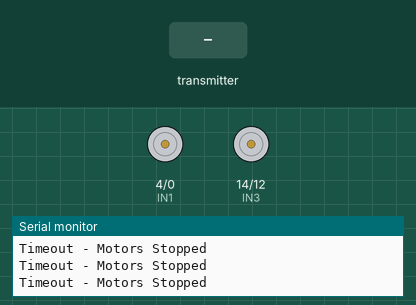
Simulated run of this sketch. Board: ESP8266 (NodeMCU). On the bench: motor-driver pin pairs drawn as motors (green arrow = first pin HIGH = forward, orange = second pin HIGH = backward, longer = more drive), the last lines printed to the serial monitor. The test bench sets the inputs (shaded band).

Above: at 1.2 s.
1.3 s: the transmitter starts sending xAxis = 0
At 1.7 s:
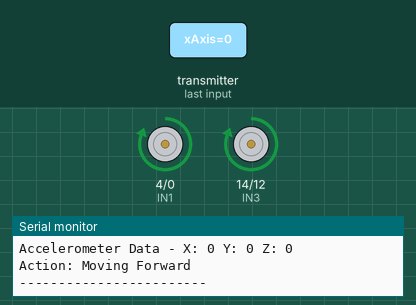
2.8 s: the transmitter starts sending yAxis = 128
At 3.9 s:
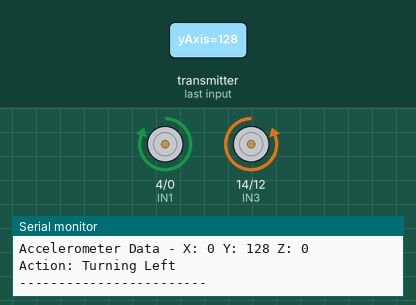
4.3 s: the transmitter starts sending xAxis = 255
At 5.0 s:
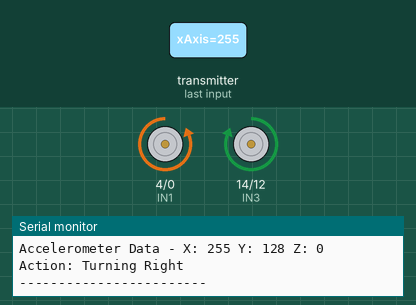
5.8 s: the transmitter starts sending yAxis = 255
At 6.1 s:
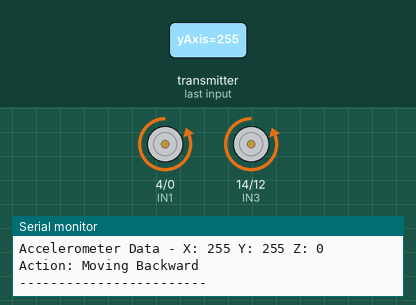
7.3 s: the transmitter starts sending yAxis = 0
At 8.5 s:
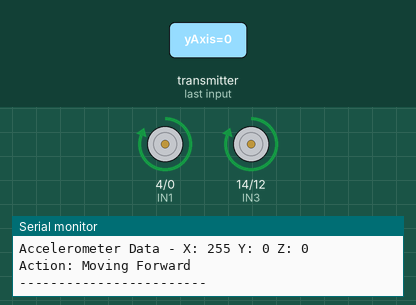
Timing chart, 0 to 9.8 s (numbered marks = the images above; inputs shaded):
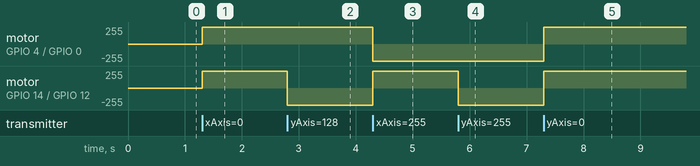

Measured:
- after the input at 1.3 s, motor on GPIO 4 (IN1) / GPIO 0 (IN2), motor on GPIO 14 (IN3) / GPIO 12 (IN4): stopped → forward 255/255 at once
- after the input at 2.8 s, motor on GPIO 14 (IN3) / GPIO 12 (IN4): forward 255/255 → backward 255/255 at once
- after the input at 4.3 s, motor on GPIO 4 (IN1) / GPIO 0 (IN2): forward 255/255 → backward 255/255 at once; motor on GPIO 14 (IN3) / GPIO 12 (IN4): backward 255/255 → forward 255/255 at once
- after the input at 5.8 s, motor on GPIO 14 (IN3) / GPIO 12 (IN4): forward 255/255 → backward 255/255 at once
- after the input at 7.3 s, motor on GPIO 4 (IN1) / GPIO 0 (IN2), motor on GPIO 14 (IN3) / GPIO 12 (IN4): backward 255/255 → forward 255/255 at once

The sketch:

NodeMCU_Receiver.ino
```cpp
#include <ESP8266WiFi.h>
#include <espnow.h>

// Right motor pins
const int IN1 = 4;    // D2 - GPIO4
const int IN2 = 0;    // D3 - GPIO0
// Left motor pins
const int IN3 = 14;   // D5 - GPIO14
const int IN4 = 12;   // D6 - GPIO12

unsigned long lastRecvTime = 0;
const int TIMEOUT = 1000;  // 1 second timeout

struct PacketData {
  byte xAxis;
  byte yAxis;
  byte zAxis;
};
PacketData data;

void OnDataRecv(uint8_t *mac_addr, uint8_t *incomingData, uint8_t len) {
  if (len == 0) return;

  memcpy(&data, incomingData, sizeof(data));
  lastRecvTime = millis();

  // Print raw accelerometer values
  Serial.print("Accelerometer Data - X: ");
  Serial.print(data.xAxis);
  Serial.print(" Y: ");
  Serial.print(data.yAxis);
  Serial.print(" Z: ");
  Serial.println(data.zAxis);

  // Forward
  if (data.yAxis < 75) {
    digitalWrite(IN1, HIGH);
    digitalWrite(IN2, LOW);
    digitalWrite(IN3, HIGH);
    digitalWrite(IN4, LOW);
    Serial.println("Action: Moving Forward");
  }
  // Backward
  else if (data.yAxis > 175) {
    digitalWrite(IN1, LOW);
    digitalWrite(IN2, HIGH);
    digitalWrite(IN3, LOW);
    digitalWrite(IN4, HIGH);
    Serial.println("Action: Moving Backward");
  }
  // Right
  else if (data.xAxis > 175) {
    digitalWrite(IN1, LOW);
    digitalWrite(IN2, HIGH);
    digitalWrite(IN3, HIGH);
    digitalWrite(IN4, LOW);
    Serial.println("Action: Turning Right");
  }
  // Left
  else if (data.xAxis < 75) {
    digitalWrite(IN1, HIGH);
    digitalWrite(IN2, LOW);
    digitalWrite(IN3, LOW);
    digitalWrite(IN4, HIGH);
    Serial.println("Action: Turning Left");
  }
  // Stop
  else {
    digitalWrite(IN1, LOW);
    digitalWrite(IN2, LOW);
    digitalWrite(IN3, LOW);
    digitalWrite(IN4, LOW);
    Serial.println("Action: Stopped");
  }
  Serial.println("------------------------");
}

void setup() {
  Serial.begin(115200);

  // Set motor pins as outputs
  pinMode(IN1, OUTPUT);
  pinMode(IN2, OUTPUT);
  pinMode(IN3, OUTPUT);
  pinMode(IN4, OUTPUT);

  // Stop motors initially
  digitalWrite(IN1, LOW);
  digitalWrite(IN2, LOW);
  digitalWrite(IN3, LOW);
  digitalWrite(IN4, LOW);

  // Setup ESP-NOW
  WiFi.mode(WIFI_STA);
  WiFi.disconnect();

  if (esp_now_init() != 0) {
    Serial.println("ESP-NOW failed to init");
    return;
  }

  esp_now_register_recv_cb(OnDataRecv);
  Serial.println("Ready to receive accelerometer data");
  Serial.println("Movement triggers:");
  Serial.println("Forward: Y < 75");
  Serial.println("Backward: Y > 175");
  Serial.println("Right: X > 175");
  Serial.println("Left: X < 75");
  Serial.println("------------------------");
}

void loop() {
  // Stop motors if no signal received for 1 second
  if (millis() - lastRecvTime > TIMEOUT) {
    digitalWrite(IN1, LOW);
    digitalWrite(IN2, LOW);
    digitalWrite(IN3, LOW);
    digitalWrite(IN4, LOW);
    Serial.println("Timeout - Motors Stopped");
  }
}
```
